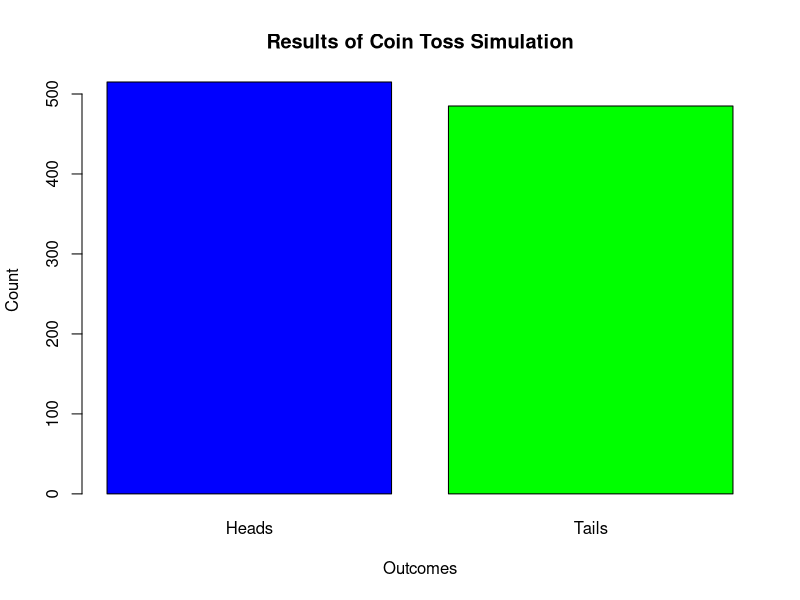
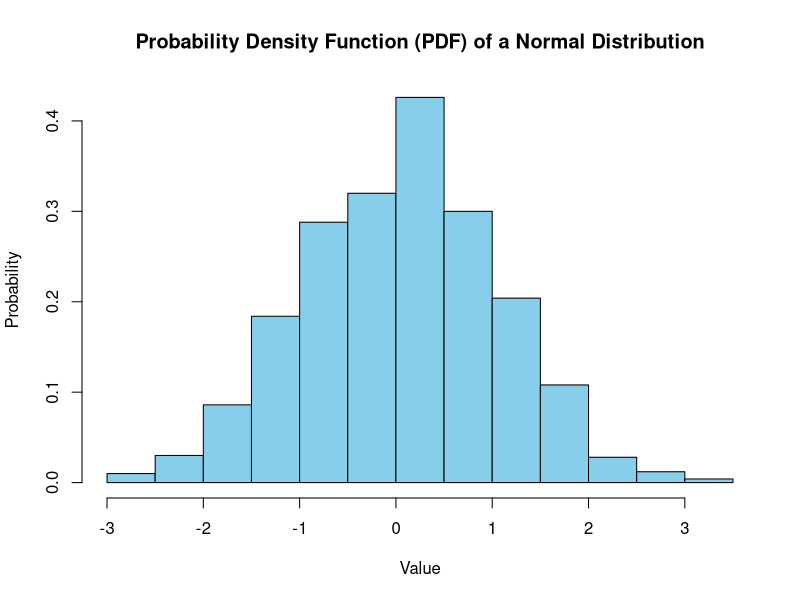

The R script that drew these images, in order:
## ---- chunk 1
s_coin <- c('Heads', 'Tails')
s_coin
## ---- chunk 2
e_head <- c('Heads')
print(e_head)
## ---- chunk 3
p_head <- 0.5
print(p_head)
## ---- chunk 4
# Simulate rolling a die
die <- sample(1:6, size=1, replace=TRUE)
## ---- chunk 5
## simulate coin tosses
num_tosses <- 1000
toss_results <- sample(c('Heads', 'Tails'), size=num_tosses, replace = TRUE)

## count occurrences
heads <- sum(toss_results == 'Heads')
tails <- num_tosses - heads

## plot results
barplot(c(heads, tails), names.arg=c('Heads', 'Tails'), col=c('blue', 'green'), 
        main='Results of Coin Toss Simulation', xlab='Outcomes', ylab='Count')
## ---- chunk 6

## generate data for a normal distribution 
data <- rnorm(1000)

## plot the probability density function 

hist(data, probability = TRUE, col = 'skyblue', 
     main='Probability Density Function (PDF) of a Normal Distribution', 
     xlab = 'Value', ylab='Probability')

